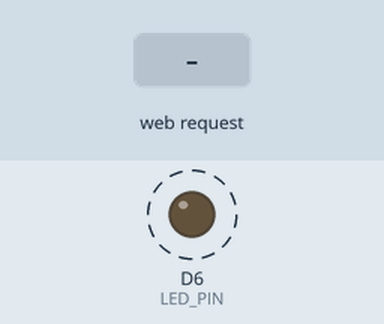
Simulated run of this sketch. Board: ESP8266 (NodeMCU). Parts: output pins drawn as LEDs (lit = HIGH). Dashed ring = blinking. The test bench sets the inputs (shaded band). WiFi joins after 1.5 s; servers stay silent unless stated; not simulated (calls return 0 or success): secrets.h; what the sketch prints to the serial monitor is not drawn.

Above: at 1.7 s.
At 2.7 s:
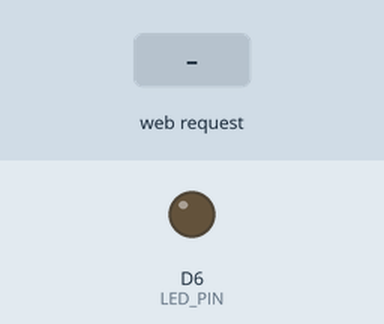
2.8 s: HTTP request GET /pulse received
5.8 s: HTTP request GET /off received
Timing chart, 0 to 8.8 s (numbered marks = the images above; inputs shaded):
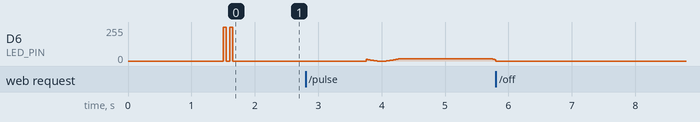

The sketch:

claude_led.ino
```cpp
/*
 * claude-led — индикатор статуса Claude Code на ESP8266 (NodeMCU v3).
 *
 * Светодиод на D6 (GPIO12):
 *   /off      — погасить
 *   /toggle   — переключить: погашен -> зажечь, иначе погасить
 *   /on       — зажечь ровным светом
 *   /pulse    — плавное дыхание (Claude работает)
 *   /blink    — мигание, ?times=3&ms=200
 *   /done     — 3 быстрых мигания и остаться гореть (работа закончена)
 *   /status   — JSON с текущим состоянием
 *   /         — веб-страничка: кнопки шлют fetch, ответ рисуется без перезагрузки
 *
 * Схема: D6 --[резистор 220..330 Ом]-- анод(+, длинная ножка) LED, катод -- GND.
 */

#include <ESP8266WiFi.h>
#include <ESP8266WebServer.h>
#include <ESP8266mDNS.h>
#include "secrets.h"

static const uint8_t LED_PIN = D6;  // GPIO12

ESP8266WebServer server(80);

enum Mode { MODE_OFF, MODE_ON, MODE_PULSE, MODE_BLINK };

Mode     mode          = MODE_OFF;
uint16_t blinkPeriodMs = 200;
int16_t  blinksLeft    = 0;
Mode     modeAfterBlink = MODE_OFF;
uint32_t lastStep      = 0;
bool     blinkState    = false;

void setLevel(uint16_t duty) {  // 0..1023
  analogWrite(LED_PIN, duty);
}

void applyMode(Mode m) {
  mode = m;
  lastStep = millis();
  if (m == MODE_OFF) setLevel(0);
  if (m == MODE_ON)  setLevel(1023);
}

void startBlink(int16_t times, uint16_t periodMs, Mode after) {
  blinksLeft     = times * 2;   // считаем полупериоды
  blinkPeriodMs  = periodMs;
  modeAfterBlink = after;
  blinkState     = false;
  mode           = MODE_BLINK;
  lastStep       = 0;           // сработает сразу
}

bool authorized() {
  const char* token = API_TOKEN;
  if (token[0] == '\0') return true;
  if (server.hasArg("token") && server.arg("token") == token) return true;
  server.send(401, "text/plain; charset=utf-8", "unauthorized\n");
  return false;
}

String statusJson() {
  const char* names[] = {"off", "on", "pulse", "blink"};
  String s = "{\"mode\":\"";
  s += names[mode];
  s += "\",\"ip\":\"" + WiFi.localIP().toString();
  s += "\",\"rssi\":" + String(WiFi.RSSI());
  s += ",\"uptime_s\":" + String(millis() / 1000);
  s += "}\n";
  return s;
}

void reply() { server.send(200, "application/json; charset=utf-8", statusJson()); }

// Страничка целиком лежит во flash (PROGMEM) и отдаётся через send_P —
// в RAM она не копируется. Статус страница добирает сама через fetch("/status").
static const char PAGE_HTML[] PROGMEM = R"HTML(<!doctype html>
<meta charset="utf-8"><meta name="viewport" content="width=device-width,initial-scale=1">
<title>claude-led</title>
<style>
:root{--bg:#14110f;--fg:#f0eee6;--dim:#8f8880;--card:#221e1b;--accent:#c96442;
      --err:#e06c5a;--off:#2a2521;--edge:#3a332e;--glow:#ffd479}
@media(prefers-color-scheme:light){
  :root{--bg:#faf9f5;--fg:#1a1815;--dim:#6b645c;--card:#ebe8e1;--off:#e2ded6;--edge:#cdc7bd}
}
*{box-sizing:border-box}
body{margin:0;min-height:100vh;display:flex;flex-direction:column;align-items:center;
     justify-content:center;gap:22px;padding:24px;background:var(--bg);color:var(--fg);
     font:16px/1.5 system-ui,-apple-system,Segoe UI,sans-serif}
h1{margin:0;font-size:19px;font-weight:600}
#lamp{width:88px;height:88px;border-radius:50%;background:var(--off);
      border:2px solid var(--edge);transition:background .25s,box-shadow .25s}
#lamp.on{background:var(--glow);border-color:var(--glow);box-shadow:0 0 34px 6px #ffd47990}
#lamp.pulse{animation:br 2s ease-in-out infinite}
#lamp.blink{animation:bl .24s steps(1) infinite}
#lamp.err{background:#3a1f1c;border-color:var(--err);box-shadow:none}
@keyframes br{0%,100%{background:var(--off);box-shadow:none}
              50%{background:var(--glow);box-shadow:0 0 34px 6px #ffd47990}}
@keyframes bl{0%{background:var(--glow);box-shadow:0 0 30px 6px #ffd47980}
              50%{background:var(--off);box-shadow:none}}
.btns{display:grid;grid-template-columns:repeat(3,minmax(94px,1fr));gap:10px;
      width:100%;max-width:340px}
button{font:inherit;font-weight:600;padding:14px 6px;border:0;border-radius:10px;
       background:var(--card);color:var(--fg);cursor:pointer;transition:background .15s}
button:hover:not(:disabled){background:var(--accent);color:#fff}
button:disabled{opacity:.45;cursor:progress}
#out{min-height:3.4em;text-align:center;color:var(--dim);
     font:13px/1.7 ui-monospace,SFMono-Regular,Menlo,monospace}
#out b{color:var(--fg)} #out .e{color:var(--err)}
</style>
<h1>claude-led</h1>
<div id="lamp"></div>
<div class="btns">
  <button data-a="toggle">TOGGLE</button><button data-a="on">ON</button>
  <button data-a="off">OFF</button><button data-a="pulse">PULSE</button>
  <button data-a="blink">BLINK</button><button data-a="done">DONE</button>
</div>
<div id="out">&#8230;</div>
<script>
var lamp=document.getElementById('lamp'),out=document.getElementById('out'),
    btns=document.querySelectorAll('button'),busy=false,
    tok=new URLSearchParams(location.search).get('token');

function url(a){return '/'+a+(tok?'?token='+encodeURIComponent(tok):'')}

function human(s){var h=s/3600|0,m=s%3600/60|0;
  return h?h+' ч '+m+' мин':(m?m+' мин '+(s%60)+' с':s+' с')}

function draw(d,ms){
  lamp.className=d.mode;
  out.innerHTML='режим <b>'+d.mode+'</b> &middot; ответ за '+ms+' мс<br>'+
                d.ip+' &middot; сигнал '+d.rssi+' dBm &middot; в сети '+human(d.uptime_s);
}

async function call(a,quiet){
  if(busy)return; busy=true;
  if(!quiet)btns.forEach(function(b){b.disabled=true});
  var t0=performance.now();
  try{
    var r=await fetch(url(a),{cache:'no-store'});
    if(!r.ok)throw new Error('HTTP '+r.status);
    draw(await r.json(),Math.round(performance.now()-t0));
  }catch(e){
    lamp.className='err';
    out.innerHTML='<span class="e">нет связи с платой</span><br>'+e.message;
  }finally{
    busy=false; btns.forEach(function(b){b.disabled=false});
  }
}

btns.forEach(function(b){b.addEventListener('click',function(){call(b.dataset.a)})});
call('status',true);
setInterval(function(){if(!document.hidden)call('status',true)},2000);
</script>
)HTML";

void handleRoot() {
  server.send_P(200, PSTR("text/html; charset=utf-8"), PAGE_HTML);
}

void setup() {
  Serial.begin(115200);
  pinMode(LED_PIN, OUTPUT);
  analogWriteRange(1023);
  setLevel(0);

  WiFi.mode(WIFI_STA);
  WiFi.persistent(false);
  WiFi.setAutoReconnect(true);
  WiFi.hostname(MDNS_HOSTNAME);
  WiFi.begin(WIFI_SSID, WIFI_PASSWORD);

  Serial.println();
  Serial.print("Connecting to ");
  Serial.println(WIFI_SSID);
  while (WiFi.status() != WL_CONNECTED) {
    delay(300);
    Serial.print('.');
  }
  Serial.println();
  Serial.print("=== IP: ");
  Serial.print(WiFi.localIP());
  Serial.println(" ===");
  Serial.print("=== http://");
  Serial.print(MDNS_HOSTNAME);
  Serial.println(".local/ ===");

  if (MDNS.begin(MDNS_HOSTNAME)) MDNS.addService("http", "tcp", 80);

  server.on("/",      handleRoot);
  server.on("/on",     []{ if (!authorized()) return; applyMode(MODE_ON);    reply(); });
  server.on("/off",    []{ if (!authorized()) return; applyMode(MODE_OFF);   reply(); });
  server.on("/pulse",  []{ if (!authorized()) return; applyMode(MODE_PULSE); reply(); });
  // погашен -> зажечь, в любом другом режиме -> погасить
  server.on("/toggle", []{ if (!authorized()) return;
                           applyMode(mode == MODE_OFF ? MODE_ON : MODE_OFF); reply(); });
  server.on("/status", []{ if (!authorized()) return; reply(); });
  server.on("/blink",  []{
    if (!authorized()) return;
    int t  = server.hasArg("times") ? server.arg("times").toInt() : 3;
    int ms = server.hasArg("ms")    ? server.arg("ms").toInt()    : 200;
    startBlink(constrain(t, 1, 100), constrain(ms, 30, 5000), MODE_OFF);
    reply();
  });
  server.on("/done",   []{
    if (!authorized()) return;
    startBlink(3, 120, MODE_ON);   // помигал и остался гореть
    reply();
  });
  server.onNotFound([]{ server.send(404, "text/plain; charset=utf-8", "no such endpoint\n"); });

  server.begin();
  startBlink(2, 100, MODE_OFF);    // «я загрузился и в сети»
}

void loop() {
  MDNS.update();
  server.handleClient();

  uint32_t now = millis();

  if (mode == MODE_BLINK) {
    if (now - lastStep >= blinkPeriodMs / 2) {
      lastStep   = now;
      blinkState = !blinkState;
      setLevel(blinkState ? 1023 : 0);
      if (--blinksLeft <= 0) applyMode(modeAfterBlink);
    }
  } else if (mode == MODE_PULSE) {
    // треугольная волна 2 c, гамма-коррекция для ровного на глаз дыхания
    float phase = (now % 2000) / 1000.0f;          // 0..2
    float x     = phase < 1.0f ? phase : 2.0f - phase;
    setLevel((uint16_t)(x * x * 1023));
  }
}
```
